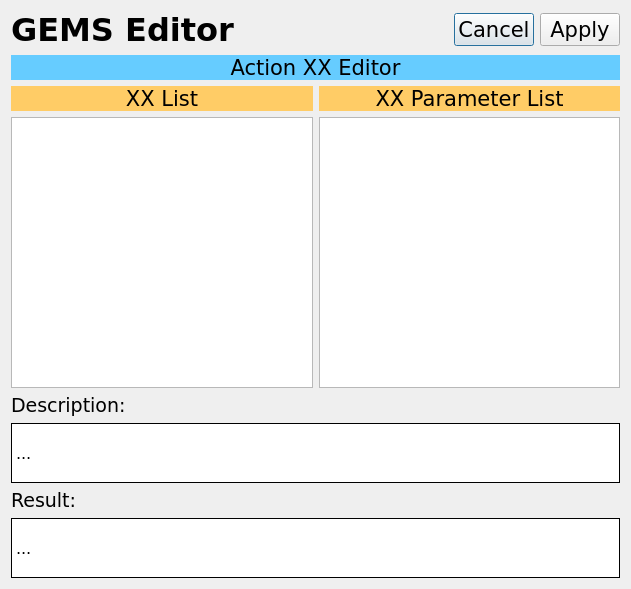
<?xml version="1.0" encoding="UTF-8"?>
<ui version="4.0">
 <class>parameterSelectDialog</class>
 <widget class="QDialog" name="parameterSelectDialog">
  <property name="windowModality">
   <enum>Qt::NonModal</enum>
  </property>
  <property name="geometry">
   <rect>
    <x>0</x>
    <y>0</y>
    <width>631</width>
    <height>589</height>
   </rect>
  </property>
  <property name="font">
   <font>
    <family>Verdana</family>
   </font>
  </property>
  <property name="windowTitle">
   <string>Dialog</string>
  </property>
  <layout class="QGridLayout" name="gridLayout_2">
   <item row="0" column="0">
    <layout class="QGridLayout" name="gridLayout">
     <item row="3" column="0">
      <widget class="QTableView" name="xx_tableView">
       <property name="font">
        <font>
         <family>Verdana</family>
         <pointsize>12</pointsize>
        </font>
       </property>
       <property name="editTriggers">
        <set>QAbstractItemView::NoEditTriggers</set>
       </property>
       <property name="alternatingRowColors">
        <bool>true</bool>
       </property>
       <property name="selectionMode">
        <enum>QAbstractItemView::SingleSelection</enum>
       </property>
       <property name="selectionBehavior">
        <enum>QAbstractItemView::SelectRows</enum>
       </property>
       <attribute name="horizontalHeaderVisible">
        <bool>false</bool>
       </attribute>
       <attribute name="horizontalHeaderStretchLastSection">
        <bool>true</bool>
       </attribute>
       <attribute name="verticalHeaderVisible">
        <bool>false</bool>
       </attribute>
      </widget>
     </item>
     <item row="2" column="1">
      <widget class="QLabel" name="xxparamLabel">
       <property name="font">
        <font>
         <family>Verdana</family>
         <pointsize>16</pointsize>
         <italic>false</italic>
        </font>
       </property>
       <property name="styleSheet">
        <string notr="true">background-color: rgb(255, 204, 102);</string>
       </property>
       <property name="text">
        <string>XX Parameter List</string>
       </property>
       <property name="alignment">
        <set>Qt::AlignCenter</set>
       </property>
      </widget>
     </item>
     <item row="0" column="0" colspan="2">
      <layout class="QHBoxLayout" name="horizontalLayout">
       <item>
        <layout class="QHBoxLayout" name="horizontalLayout_3">
         <item>
          <widget class="QLabel" name="labelAppName">
           <property name="font">
            <font>
             <family>Verdana</family>
             <pointsize>24</pointsize>
             <bold>true</bold>
            </font>
           </property>
           <property name="text">
            <string>GEMS Editor</string>
           </property>
          </widget>
         </item>
         <item>
          <spacer name="horizontalSpacer">
           <property name="orientation">
            <enum>Qt::Horizontal</enum>
           </property>
           <property name="sizeHint" stdset="0">
            <size>
             <width>18</width>
             <height>20</height>
            </size>
           </property>
          </spacer>
         </item>
         <item>
          <widget class="QLabel" name="label_6">
           <property name="maximumSize">
            <size>
             <width>50</width>
             <height>50</height>
            </size>
           </property>
           <property name="text">
            <string/>
           </property>
           <property name="pixmap">
            <pixmap resource="gemsedit.qrc">:/newPrefix/media/Antialiasfactory-Jewelry-Agate.ico</pixmap>
           </property>
           <property name="scaledContents">
            <bool>true</bool>
           </property>
          </widget>
         </item>
        </layout>
       </item>
       <item>
        <spacer name="horizontalSpacer_2">
         <property name="orientation">
          <enum>Qt::Horizontal</enum>
         </property>
         <property name="sizeHint" stdset="0">
          <size>
           <width>148</width>
           <height>20</height>
          </size>
         </property>
        </spacer>
       </item>
       <item>
        <widget class="QPushButton" name="cancelButton">
         <property name="font">
          <font>
           <family>Verdana</family>
           <pointsize>16</pointsize>
          </font>
         </property>
         <property name="text">
          <string>Cancel</string>
         </property>
        </widget>
       </item>
       <item>
        <widget class="QPushButton" name="applyButton">
         <property name="font">
          <font>
           <family>Verdana</family>
           <pointsize>16</pointsize>
           <italic>false</italic>
          </font>
         </property>
         <property name="text">
          <string>Apply</string>
         </property>
         <property name="autoDefault">
          <bool>false</bool>
         </property>
        </widget>
       </item>
      </layout>
     </item>
     <item row="3" column="1">
      <widget class="QTableView" name="xxparam_tableView">
       <property name="font">
        <font>
         <family>Verdana</family>
         <pointsize>12</pointsize>
        </font>
       </property>
       <property name="editTriggers">
        <set>QAbstractItemView::DoubleClicked</set>
       </property>
       <property name="alternatingRowColors">
        <bool>true</bool>
       </property>
       <property name="selectionMode">
        <enum>QAbstractItemView::SingleSelection</enum>
       </property>
       <property name="selectionBehavior">
        <enum>QAbstractItemView::SelectItems</enum>
       </property>
       <attribute name="horizontalHeaderVisible">
        <bool>false</bool>
       </attribute>
       <attribute name="horizontalHeaderStretchLastSection">
        <bool>true</bool>
       </attribute>
       <attribute name="verticalHeaderVisible">
        <bool>true</bool>
       </attribute>
       <attribute name="verticalHeaderStretchLastSection">
        <bool>false</bool>
       </attribute>
      </widget>
     </item>
     <item row="8" column="0" colspan="2">
      <widget class="QLabel" name="resultLabel">
       <property name="minimumSize">
        <size>
         <width>0</width>
         <height>60</height>
        </size>
       </property>
       <property name="font">
        <font>
         <family>Verdana</family>
         <pointsize>12</pointsize>
         <italic>false</italic>
         <bold>false</bold>
        </font>
       </property>
       <property name="styleSheet">
        <string notr="true">background: rgb(255, 255, 255)</string>
       </property>
       <property name="frameShape">
        <enum>QFrame::Box</enum>
       </property>
       <property name="text">
        <string>...</string>
       </property>
       <property name="alignment">
        <set>Qt::AlignLeading|Qt::AlignLeft|Qt::AlignVCenter</set>
       </property>
       <property name="wordWrap">
        <bool>true</bool>
       </property>
      </widget>
     </item>
     <item row="1" column="0" colspan="2">
      <widget class="QLabel" name="titleLabel">
       <property name="font">
        <font>
         <family>Verdana</family>
         <pointsize>16</pointsize>
         <italic>false</italic>
        </font>
       </property>
       <property name="styleSheet">
        <string notr="true">background-color: rgb(102, 204, 255)</string>
       </property>
       <property name="text">
        <string>Action XX Editor</string>
       </property>
       <property name="alignment">
        <set>Qt::AlignCenter</set>
       </property>
      </widget>
     </item>
     <item row="6" column="0" colspan="2">
      <widget class="QLabel" name="xxHelpLabel">
       <property name="minimumSize">
        <size>
         <width>0</width>
         <height>60</height>
        </size>
       </property>
       <property name="font">
        <font>
         <family>Verdana</family>
         <pointsize>12</pointsize>
         <italic>false</italic>
         <bold>false</bold>
        </font>
       </property>
       <property name="styleSheet">
        <string notr="true">background: rgb(255, 255, 255)</string>
       </property>
       <property name="frameShape">
        <enum>QFrame::Box</enum>
       </property>
       <property name="text">
        <string>...</string>
       </property>
       <property name="alignment">
        <set>Qt::AlignLeading|Qt::AlignLeft|Qt::AlignVCenter</set>
       </property>
       <property name="wordWrap">
        <bool>true</bool>
       </property>
      </widget>
     </item>
     <item row="5" column="0" colspan="2">
      <widget class="QLabel" name="Label9">
       <property name="font">
        <font>
         <family>Verdana</family>
         <pointsize>14</pointsize>
         <italic>false</italic>
        </font>
       </property>
       <property name="text">
        <string>Description:</string>
       </property>
       <property name="alignment">
        <set>Qt::AlignBottom|Qt::AlignLeading|Qt::AlignLeft</set>
       </property>
      </widget>
     </item>
     <item row="2" column="0">
      <widget class="QLabel" name="xxLabel">
       <property name="font">
        <font>
         <family>Verdana</family>
         <pointsize>16</pointsize>
         <italic>false</italic>
        </font>
       </property>
       <property name="styleSheet">
        <string notr="true">background-color: rgb(255, 204, 102);</string>
       </property>
       <property name="text">
        <string>XX List</string>
       </property>
       <property name="alignment">
        <set>Qt::AlignCenter</set>
       </property>
      </widget>
     </item>
     <item row="7" column="0" colspan="2">
      <widget class="QLabel" name="Label9_2">
       <property name="font">
        <font>
         <family>Verdana</family>
         <pointsize>14</pointsize>
         <italic>false</italic>
        </font>
       </property>
       <property name="text">
        <string>Result:</string>
       </property>
       <property name="alignment">
        <set>Qt::AlignBottom|Qt::AlignLeading|Qt::AlignLeft</set>
       </property>
      </widget>
     </item>
    </layout>
   </item>
  </layout>
 </widget>
 <resources>
  <include location="gemsedit.qrc"/>
 </resources>
 <connections/>
</ui>
